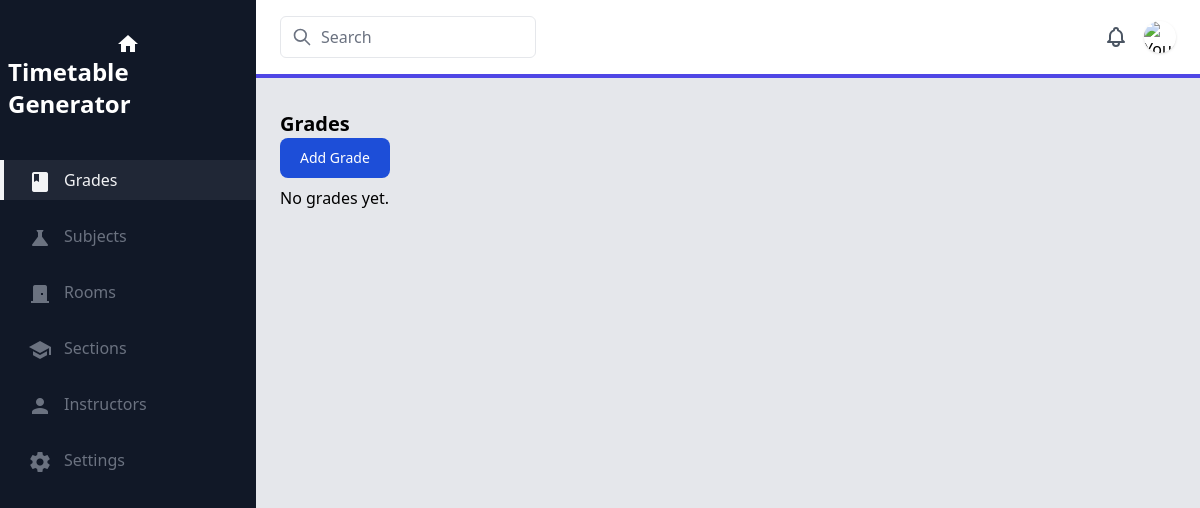
/grades/, run on an earlier commit of the app's database.
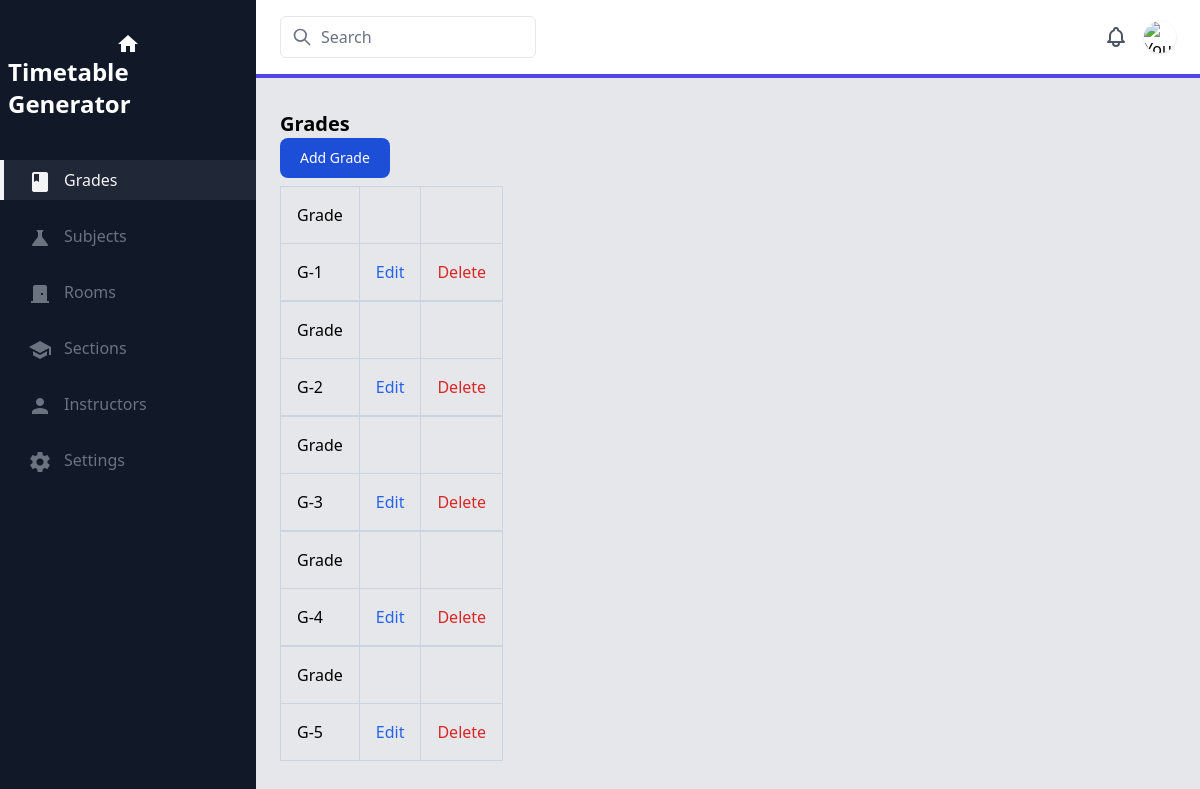
And on a later commit of the database.
### timetable/models.py (models this page shows)
class Grade(models.Model):
    id = models.UUIDField(primary_key=True, default=uuid.uuid4, editable=False)
    level = models.CharField(max_length=50, null=False, blank=False)
    def __str__(self) -> str:
        return f'G-{self.level}'

### timetable/views.py (the view)
# urls.py: path('grades/', GradeListView.as_view(), name='grades'),
class GradeListView(ListView):
    model = Grade
    paginate_by = 10

### timetable/templatetags/startswith.py (called while the page is built)
@register.filter('startswith')
def startswith(text, starts):
    if isinstance(text, str):
        return text.startswith(starts)
    return False

### timetable/templates/timetable/grade_list.html
{% extends 'timetable/base.html' %}
{% block main %}
<h1 class="text-xl font-bold">Grades</h1>
<button onclick="location.href = '/grades/create'" type="button"
    class="text-white bg-blue-700 hover:bg-blue-800 focus:ring-4 focus:ring-blue-300 font-medium rounded-lg text-sm px-5 py-2.5 text-center mr-2 mb-2 dark:bg-blue-600 dark:hover:bg-blue-700 dark:focus:ring-blue-800">
    Add Grade
</button>
{% for grade in object_list %}
<table class="border-collapse border border-slate-400 table-auto">
    <thead>
        <tr>
            <th class="border border-slate-300 font-medium p-4">Grade</th>
            <th class="border border-slate-300 font-medium p-4"></th>
            <th class="border border-slate-300 font-medium p-4"></th>
        </tr>
    </thead>
    <tbody>
        <tr>
            <td class="border border-slate-300 p-4">{{grade}}</td>
            <td class="border border-slate-300 p-4">
                <a class="text-blue-600 hover:underline" href="/grades/edit/{{grade.pk}}">Edit</a>
            </td>
            <td class="border border-slate-300 p-4">
                <a class="text-red-600 hover:underline" href="/grades/delete/{{grade.pk}}">Delete</a>
            </td>
        </tr>
    </tbody>
</table>
{% empty %}
    <div>No grades yet.</div>
{% endfor %}
{% endblock main %}

What changed in the data, as far as the page shows it:
added Grade: level "G-1"
added Grade: level "G-2"
added Grade: level "G-3"
added Grade: level "G-4"
added Grade: level "G-5"
Also different on the page:
text no longer shown: "No grades yet."
